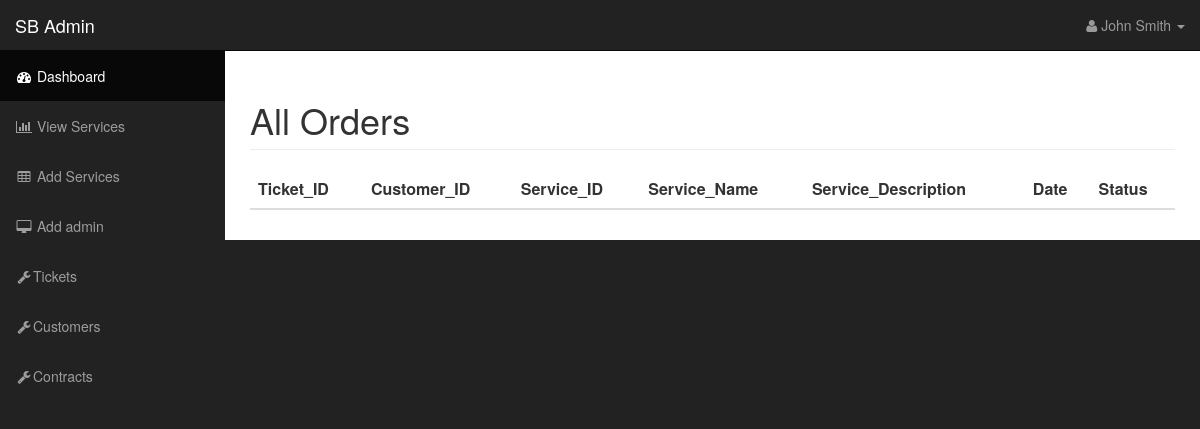
Page /admin/ticket.php on the earlier database version.
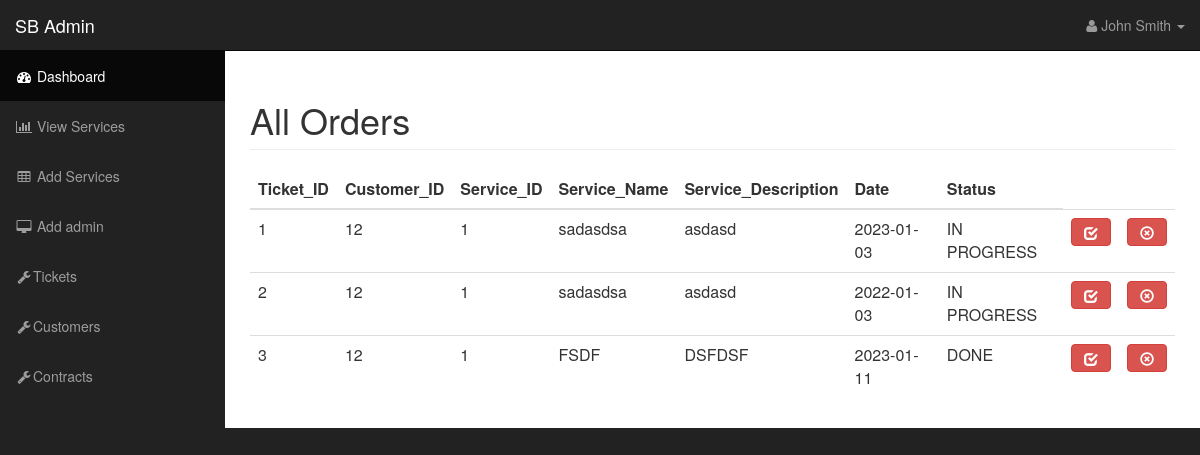
Same page on the later database version.
### tables this page shows
CREATE TABLE `ticket_table` (
  `TICKET_ID` int(11) NOT NULL,
  `CUSTOMER_ID` int(11) NOT NULL,
  `SERVICE_ID` int(11) NOT NULL,
  `SERVICE_NAME` varchar(100) NOT NULL,
  `SERVICE_DESCRIPTION` varchar(100) NOT NULL,
  `DATE` date NOT NULL,
  `STATUS` text NOT NULL
);

### admin/functions.php (the view, shortened to what this page needs)
<?php
$connection = mysqli_connect("localhost","root","","service_it") or die("Connection Failed".mysqli_connect_error());
function query($sql){
    global $connection;
    return mysqli_query($connection, $sql);
}
function fetch_array($result)
{
    return mysqli_fetch_array($result);
}
function get_ticket()
{
    $query = query("SELECT * FROM ticket_table");
    while ($row = fetch_array($query)) {
        $product = <<<DELIMETER
<tr>
    <td>{$row['TICKET_ID']}</td>
    <td>{$row['CUSTOMER_ID']}</td>
    <td>{$row['SERVICE_ID']} </td>
    <td>{$row['SERVICE_NAME']}</td>
   <td>{$row['SERVICE_DESCRIPTION']}</td>
      <td>{$row['DATE']}</td>
    <td>{$row['STATUS']}</td>
   <td> <a class='btn btn-danger' href = "status_InProgess.php?update&id={$row['TICKET_ID']}"><span class='glyphicon glyphicon-check'></span></a></td>
   <td> <a class='btn btn-danger' href = "status_Done.php?update&id={$row['TICKET_ID']}"><span class='glyphicon glyphicon-remove-circle'></span></a></td>
</tr>
DELIMETER;
        echo $product;
    }
}
?>

### admin/header.php (shortened to what this page needs)
<nav class="navbar navbar-inverse navbar-fixed-top" role="navigation">
    <div class="navbar-header">
        <a class="navbar-brand" href="index.php">SB Admin</a>
    </div>
    <ul class="nav navbar-right top-nav">
        <li class="dropdown">
            <a href="#" class="dropdown-toggle" data-toggle="dropdown"><i class="fa fa-user"></i> John Smith <b
                        class="caret"></b></a>
        </li>
    </ul>
    <div class="collapse navbar-collapse navbar-ex1-collapse">
        <ul class="nav navbar-nav side-nav">
            <li class="active">
                <a href="index.php"><i class="fa fa-fw fa-dashboard"></i> Dashboard</a>
            </li>
            <li>
                <a href="services/services.php"><i class="fa fa-fw fa-bar-chart-o"></i> View Services</a>
            </li>
            <li>
                <a href="services/add_Service.php"><i class="fa fa-fw fa-table"></i> Add Services</a>
            </li>
            <li>
                <a href="addAdmin.php"><i class="fa fa-fw fa-desktop"></i> Add admin</a>
            </li>
            <li>
                <a href="ticket/ticket.php"><i class="fa fa-fw fa-wrench"></i>Tickets</a>
            </li>
            <li>
                <a href="customer/users.php"><i class="fa fa-fw fa-wrench"></i>Customers</a>
            </li>
            <li>
                <a href="ticket/ticket.php"><i class="fa fa-fw fa-wrench"></i>Contracts</a>
            </li>
        </ul>
    </div>
</nav>

### admin/ticket.php (shortened to what this page needs)
<?php
require_once("functions.php");
include("header.php")
?>
<!DOCTYPE html>
<html lang="en">
<head>
    <link href="css/bootstrap.min.css" rel="stylesheet">
    <link href="css/sb-admin.css" rel="stylesheet">
    <link href="css/plugins/morris.css" rel="stylesheet">
    <link href="font-awesome/css/font-awesome.min.css" rel="stylesheet" type="text/css">
</head>
<body>
<div id="wrapper">
    <div id="page-wrapper">
        <div class="container-fluid">
            <div class="col-md-12">
                <div class="row">
                    <h1 class="page-header"> All Orders </h1>
                </div>
                <div class="row">
                    <table class="table table-hover">
                        <thead>
                        <tr>
                            <th>Ticket_ID</th>
                            <th>Customer_ID</th>
                            <th>Service_ID</th>
                            <th>Service_Name</th>
                            <th>Service_Description</th>
                            <th>Date</th>
                            <th>Status</th>
                        </tr>
                        </thead>
                        <tbody>
                            <?php get_ticket(); ?>
                        </tbody>
                    </table>
                </div>
            </div>
        </div>
    </div>
</body>
</html>

### admin/css/sb-admin.css (style rules this page uses)
body { margin-top: 100px; background-color: #222; }
@media (min-width:768px) { body { margin-top: 50px; } }
#wrapper { padding-left: 0; }
#page-wrapper { width: 100%; padding: 0; background-color: #fff; }
@media (min-width:768px) { #wrapper { padding-left: 225px; } }
@media (min-width:768px) { #page-wrapper { padding: 10px; } }
.top-nav { padding: 0 15px; }
.top-nav>li { display: inline-block; float: left; }
.top-nav>li>a { padding-top: 15px; padding-bottom: 15px; line-height: 20px; color: #999; }
@media (min-width:768px) { .side-nav { position: fixed; top: 51px; left: 225px; width: 225px; margin-left: -225px; border: none; border-radius: 0; overflow-y: auto; background-color: #222; } }
@media (min-width:768px) { .side-nav>li>a { width: 225px; } }

Differences in the rows shown:
added ticket_table: TICKET_ID "1", CUSTOMER_ID "12", SERVICE_ID "1", SERVICE_NAME "sadasdsa", SERVICE_DESCRIPTION "asdasd", DATE "2023-01-03", STATUS "IN PROGRESS"
added ticket_table: TICKET_ID "2", CUSTOMER_ID "12", SERVICE_ID "1", SERVICE_NAME "sadasdsa", SERVICE_DESCRIPTION "asdasd", DATE "2022-01-03", STATUS "IN PROGRESS"
added ticket_table: TICKET_ID "3", CUSTOMER_ID "12", SERVICE_ID "1", SERVICE_NAME "FSDF", SERVICE_DESCRIPTION "DSFDSF", DATE "2023-01-11", STATUS "DONE"
